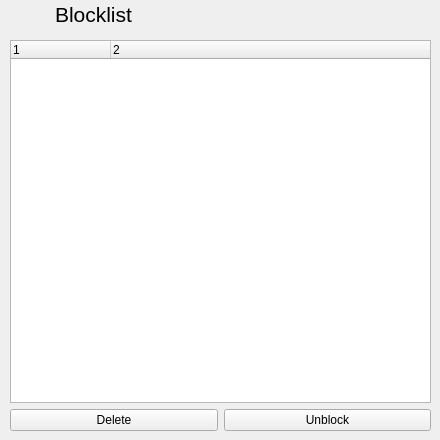
      <widget class="QWidget" name="blocklist_page">
       <widget class="QWidget" name="layoutWidget_5">
        <property name="geometry">
         <rect>
          <x>10</x>
          <y>0</y>
          <width>122</width>
          <height>29</height>
         </rect>
        </property>
        <layout class="QGridLayout" name="gridLayout_9">
         <item row="0" column="0">
          <widget class="QLabel" name="label_35">
           <property name="text">
            <string/>
           </property>
           <property name="pixmap">
            <pixmap resource="resourcen.qrc">:/icons/encrypted24.png</pixmap>
           </property>
          </widget>
         </item>
         <item row="0" column="1">
          <widget class="QLabel" name="label_36">
           <property name="text">
            <string>&lt;!DOCTYPE HTML PUBLIC &quot;-//W3C//DTD HTML 4.0//EN&quot; &quot;http://www.w3.org/TR/REC-html40/strict.dtd&quot;&gt;
&lt;html&gt;&lt;head&gt;&lt;meta name=&quot;qrichtext&quot; content=&quot;1&quot; /&gt;&lt;style type=&quot;text/css&quot;&gt;
p, li { white-space: pre-wrap; }
&lt;/style&gt;&lt;/head&gt;&lt;body style=&quot; font-family:'DejaVu Sans'; font-size:9pt; font-weight:400; font-style:normal;&quot;&gt;
&lt;p style=&quot; margin-top:12px; margin-bottom:12px; margin-left:0px; margin-right:0px; -qt-block-indent:0; text-indent:0px;&quot;&gt;&lt;span style=&quot; font-family:'MS Shell Dlg 2'; font-size:16pt;&quot;&gt;Blocklist&lt;/span&gt;&lt;/p&gt;&lt;/body&gt;&lt;/html&gt;</string>
           </property>
          </widget>
         </item>
        </layout>
       </widget>
       <widget class="QWidget" name="layoutWidget">
        <property name="geometry">
         <rect>
          <x>10</x>
          <y>40</y>
          <width>421</width>
          <height>391</height>
         </rect>
        </property>
        <layout class="QGridLayout" name="gridLayout_2">
         <item row="1" column="0">
          <layout class="QHBoxLayout" name="horizontalLayout">
           <item>
            <widget class="QPushButton" name="cmd_deleteUserFromBlockList">
             <property name="text">
              <string>Delete</string>
             </property>
            </widget>
           </item>
           <item>
            <widget class="QPushButton" name="cmd_unblockUserFromBlockList">
             <property name="text">
              <string>Unblock</string>
             </property>
            </widget>
           </item>
          </layout>
         </item>
         <item row="0" column="0">
          <widget class="QTreeWidget" name="UserBlockTreeWidget">
           <property name="columnCount">
            <number>2</number>
           </property>
           <column>
            <property name="text">
             <string notr="true">1</string>
            </property>
           </column>
           <column>
            <property name="text">
             <string notr="true">2</string>
            </property>
           </column>
          </widget>
         </item>
        </layout>
       </widget>
      </widget>
